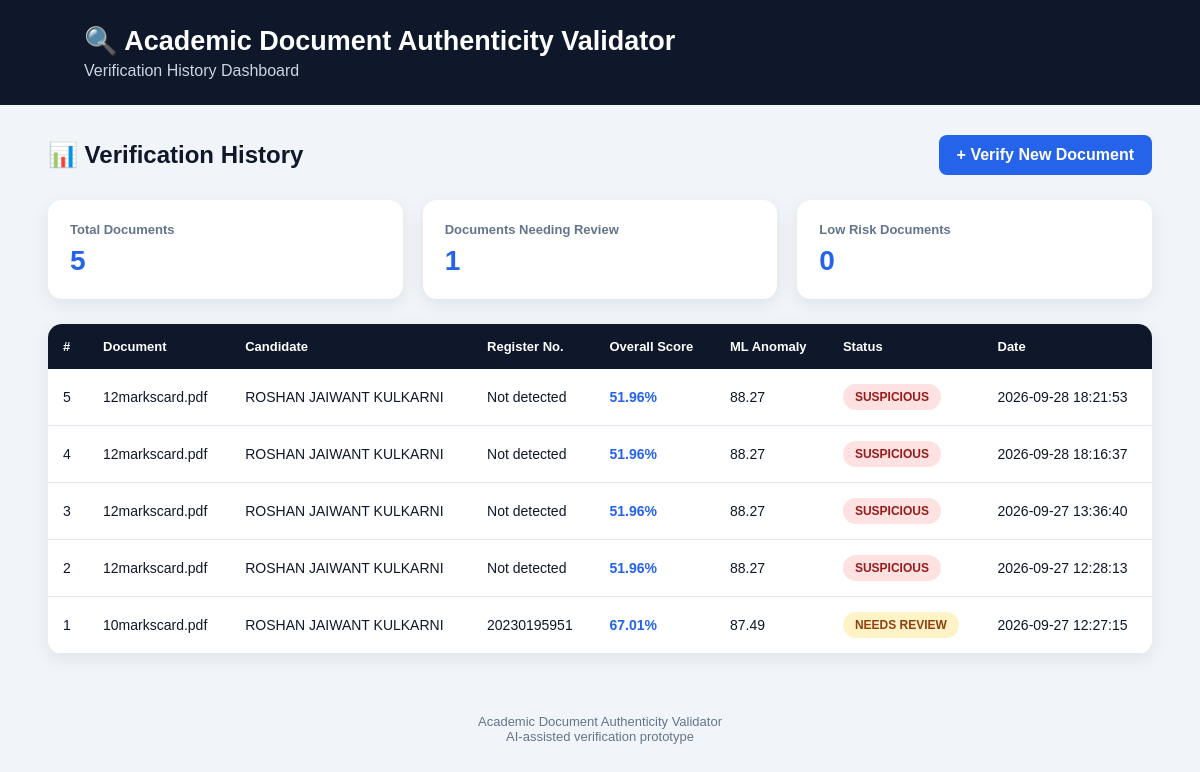
Before: /history with the older database file.
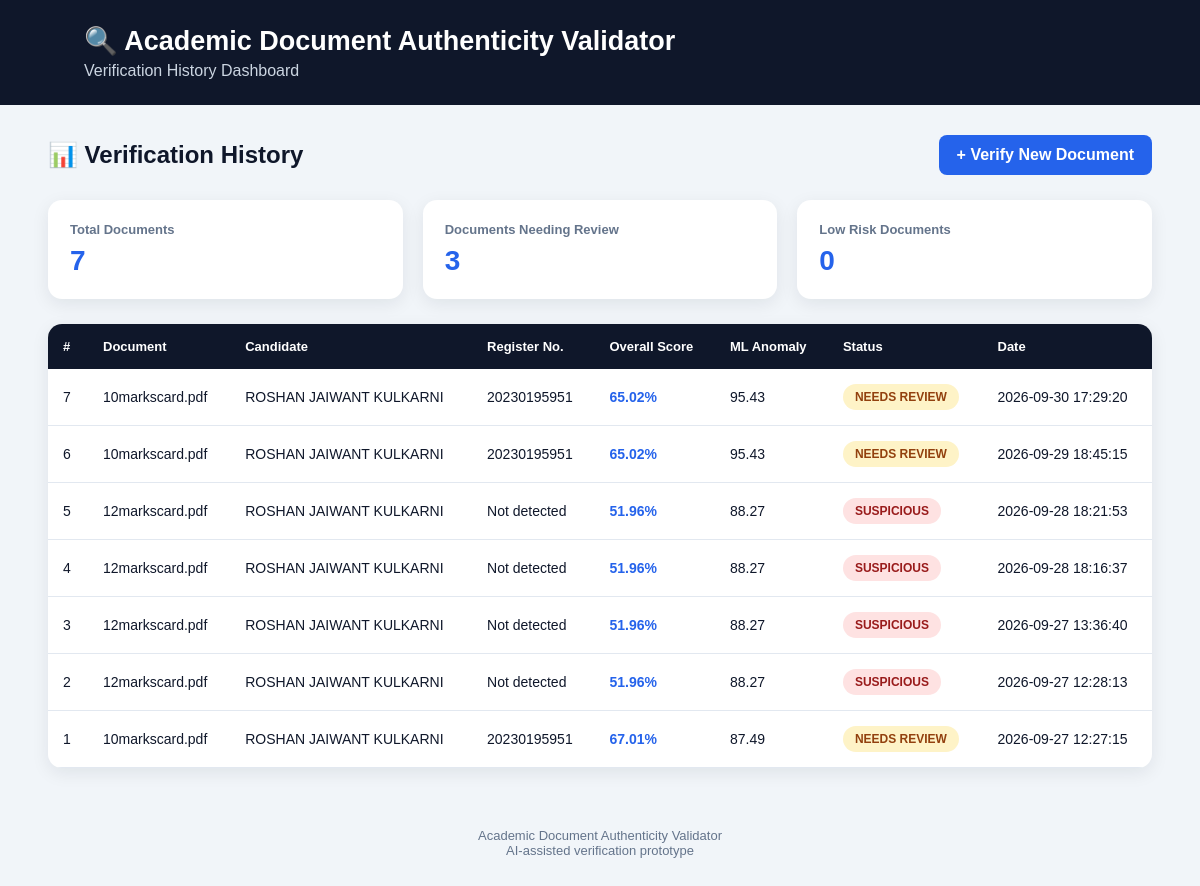
After: the same page with the newer database file.
### tables this page shows
CREATE TABLE verification_history (

            id INTEGER PRIMARY KEY AUTOINCREMENT,

            filename TEXT,

            candidate_name TEXT,

            register_number TEXT,

            verification_score REAL,

            similarity_score REAL,

            ml_anomaly_score REAL,

            overall_score REAL,

            status TEXT,

            image_quality TEXT,

            reference_filename TEXT,

            created_at TIMESTAMP DEFAULT CURRENT_TIMESTAMP

        );

### app.py (the view)
@app.route("/history")
def history():
    connection = sqlite3.connect(
        DATABASE
    )
    connection.row_factory = (
        sqlite3.Row
    )
    cursor = connection.cursor()
    cursor.execute("""
        SELECT *

        FROM verification_history

        ORDER BY id DESC
    """)
    records = cursor.fetchall()
    connection.close()
    return render_template(
        "history.html",
        records=records
    )

### templates/history.html (shortened to what this page needs)
<!DOCTYPE html>
<html lang="en">
<head>
</head>
<body>
<div class="header">
    <h1>
        🔍 Academic Document Authenticity Validator
    </h1>
    <p>
        Verification History Dashboard
    </p>
</div>
<div class="container">
<div class="top-section">
    <h2>
        📊 Verification History
    </h2>
    <a
        href="/upload"
        class="button">
        + Verify New Document
    </a>
</div>
<div class="stats">
    <div class="stat-card">
        <strong>
            Total Documents
        </strong>
        <span>
            {{ records|length }}
        </span>
    </div>
    <div class="stat-card">
        <strong>
            Documents Needing Review
        </strong>
        <span>
            {{ records |
               selectattr("status", "equalto", "NEEDS REVIEW") |
               list |
               length }}
        </span>
    </div>
    <div class="stat-card">
        <strong>
            Low Risk Documents
        </strong>
        <span>
            {{ records |
               selectattr("status", "equalto", "LOW RISK") |
               list |
               length }}
        </span>
    </div>
</div>
<div class="table-container">
{% if records %}
<table>
<thead>
<tr>
    <th>
        #
    </th>
    <th>
        Document
    </th>
    <th>
        Candidate
    </th>
    <th>
        Register No.
    </th>
    <th>
        Overall Score
    </th>
    <th>
        ML Anomaly
    </th>
    <th>
        Status
    </th>
    <th>
        Date
    </th>
</tr>
</thead>
<tbody>
{% for record in records %}
<tr>
    <td>
        {{ record["id"] }}
    </td>
    <td>
        {{ record["filename"] }}
    </td>
    <td>
        {{ record["candidate_name"] or "Not detected" }}
    </td>
    <td>
        {{ record["register_number"] or "Not detected" }}
    </td>
    <td class="score">
        {{ record["overall_score"] }}%
    </td>
    <td>
        {% if record["ml_anomaly_score"] is not none %}
            {{ record["ml_anomaly_score"] }}
        {% else %}
            N/A
        {% endif %}
    </td>
    <td>
        {% if record["status"] == "LOW RISK" %}
            <span class="status low">
                LOW RISK
            </span>
        {% elif record["status"] == "NEEDS REVIEW" %}
            <span class="status review">
                NEEDS REVIEW
            </span>
        {% else %}
            <span class="status suspicious">
                SUSPICIOUS
            </span>
        {% endif %}
    </td>
    <td>
        {{ record["created_at"] }}
    </td>
</tr>
{% endfor %}
</tbody>
</table>
{% endif %}
</div>
</div>
<footer>
    Academic Document Authenticity Validator
    <br>
    AI-assisted verification prototype
</footer>
</body>
</html>

### templates/history.html (style rules this page uses)
* { box-sizing: border-box; margin: 0; padding: 0; }
body { font-family: Arial, sans-serif; background: #f1f5f9; color: #0f172a; }
.header { background: #0f172a; color: white; padding: 25px 7%; }
.header h1 { font-size: 27px; }
.header p { color: #cbd5e1; margin-top: 5px; }
.container { width: 92%; max-width: 1250px; margin: 30px auto; }
.top-section { display: flex; justify-content: space-between; align-items: center; margin-bottom: 25px; }
.top-section h2 { font-size: 24px; }
.button { text-decoration: none; background: #2563eb; color: white; padding: 11px 18px; border-radius: 8px; font-weight: bold; }
.stats { display: grid; grid-template-columns: repeat(3, 1fr); gap: 20px; margin-bottom: 25px; }
.stat-card { background: white; padding: 22px; border-radius: 14px; box-shadow: 0 5px 18px rgba(15, 23, 42, 0.08); }
.stat-card strong { display: block; color: #64748b; font-size: 13px; margin-bottom: 8px; }
.stat-card span { font-size: 28px; font-weight: bold; color: #2563eb; }
.table-container { background: white; border-radius: 14px; overflow-x: auto; box-shadow: 0 5px 18px rgba(15, 23, 42, 0.08); }
table { width: 100%; border-collapse: collapse; min-width: 950px; }
th { background: #0f172a; color: white; padding: 15px; text-align: left; font-size: 13px; }
td { padding: 15px; border-bottom: 1px solid #e2e8f0; font-size: 14px; }
.status { display: inline-block; padding: 6px 12px; border-radius: 20px; font-size: 12px; font-weight: bold; }
.review { background: #fef3c7; color: #92400e; }
.suspicious { background: #fee2e2; color: #991b1b; }
.score { font-weight: bold; color: #2563eb; }
footer { text-align: center; color: #64748b; padding: 30px; font-size: 13px; }

Changed rows visible on the page:
added verification_history: id "7", filename "10markscard.pdf", candidate_name "ROSHAN JAIWANT KULKARNI", register_number "20230195951", overall_score "65.02", ml_anomaly_score "95.43", status "NEEDS REVIEW", created_at "2026-09-30 17:29:20"
added verification_history: id "6", filename "10markscard.pdf", candidate_name "ROSHAN JAIWANT KULKARNI", register_number "20230195951", overall_score "65.02", ml_anomaly_score "95.43", status "NEEDS REVIEW", created_at "2026-09-29 18:45:15"
Other visible differences:
{{ records|length }}: "5" → "7"
text no longer shown: "1"
text now shown: "3"
